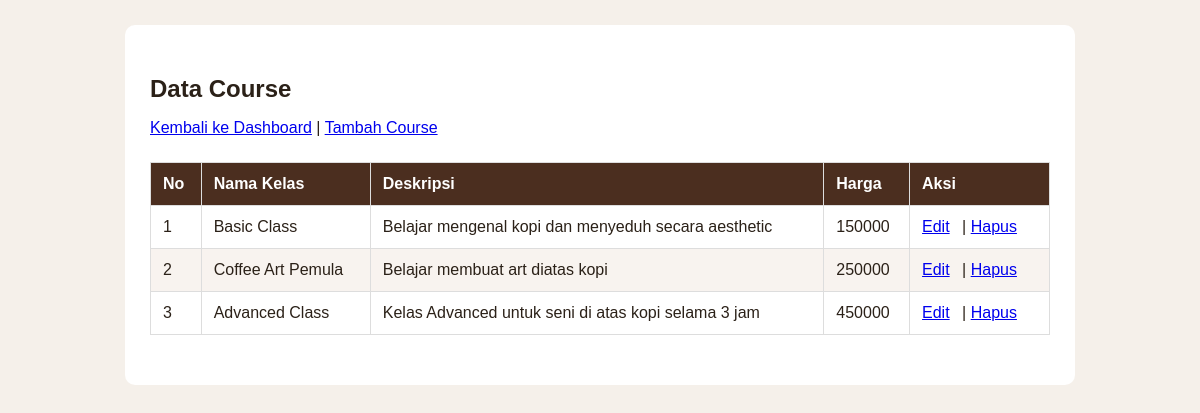
The app's page /admin/courses/index.php (signed in) with its own data.
### tables this page shows
CREATE TABLE `courses` (
  `id` int(11) NOT NULL,
  `name` varchar(50) DEFAULT NULL,
  `description` varchar(255) DEFAULT NULL,
  `price` int(11) DEFAULT NULL
);

### admin/courses/index.php (the view, shortened to what this page needs)
<?php
include '../../koneksi.php';
$sql = "SELECT * FROM courses";
$query = mysqli_query($conn, $sql);
?>
<!DOCTYPE html>
<html>
<head>
    <link rel="stylesheet" href="../../css/style.css">
</head>
<body>
<section>
    <h1>Data Course</h1>
    <p>
        <a href="../dashboard.php">Kembali ke Dashboard</a> |
        <a href="tambah.php">Tambah Course</a>
    </p>
    <table>
        <thead>
            <tr>
                <th>No</th>
                <th>Nama Kelas</th>
                <th>Deskripsi</th>
                <th>Harga</th>
                <th>Aksi</th>
            </tr>
        </thead>
        <tbody>
        <?php
            $no = 1;
        while($result = mysqli_fetch_array($query)){
            $name = $result['name'];
            $description = $result['description'];
            $price = $result['price'];
            $id = $result['id'];
        ?>
            <tr>
                <td><?= $no; ?></td>
                <td><?= $name; ?></td>
                <td><?= $description; ?></td>
                <td><?= $price; ?></td>
                <td>
                    <a href="edit.php?id=<?= $id; ?>">Edit</a> |
                    <a href="hapus.php?id=<?= $id; ?>" onclick="return confirm('Yakin ingin menghapus data ini?')">Hapus</a>
                </td>
            </tr>
        <?php
            $no++;
        }
        ?>
        </tbody>
    </table>
</section>
</body>
</html>

### css/style.css (style rules this page uses)
body { font-family: Arial, sans-serif; background: #f5f0ea; margin: 0; color: #2b2118; }
section { max-width: 900px; margin: 25px auto; background: white; padding: 25px; border-radius: 10px; }
h1, h2, h3 { max-width: 1000px; margin: 25px auto 15px; }
table { width: 100%; margin: 25px auto; border-collapse: collapse; background: white; }
th, td { border: 1px solid #ddd; padding: 12px; text-align: left; }
th { background: #4b2e1f; color: white; }
tr:nth-child(even) { background: #f8f3ef; }
td a { display: inline-block; margin-right: 8px; }

### records on screen
courses: name "Basic Class", description "Belajar mengenal kopi dan menyeduh secara aesthetic", price "150000"
courses: name "Coffee Art Pemula", description "Belajar membuat art diatas kopi", price "250000"
courses: name "Advanced Class", description "Kelas Advanced untuk seni di atas kopi selama 3 jam", price "450000"
